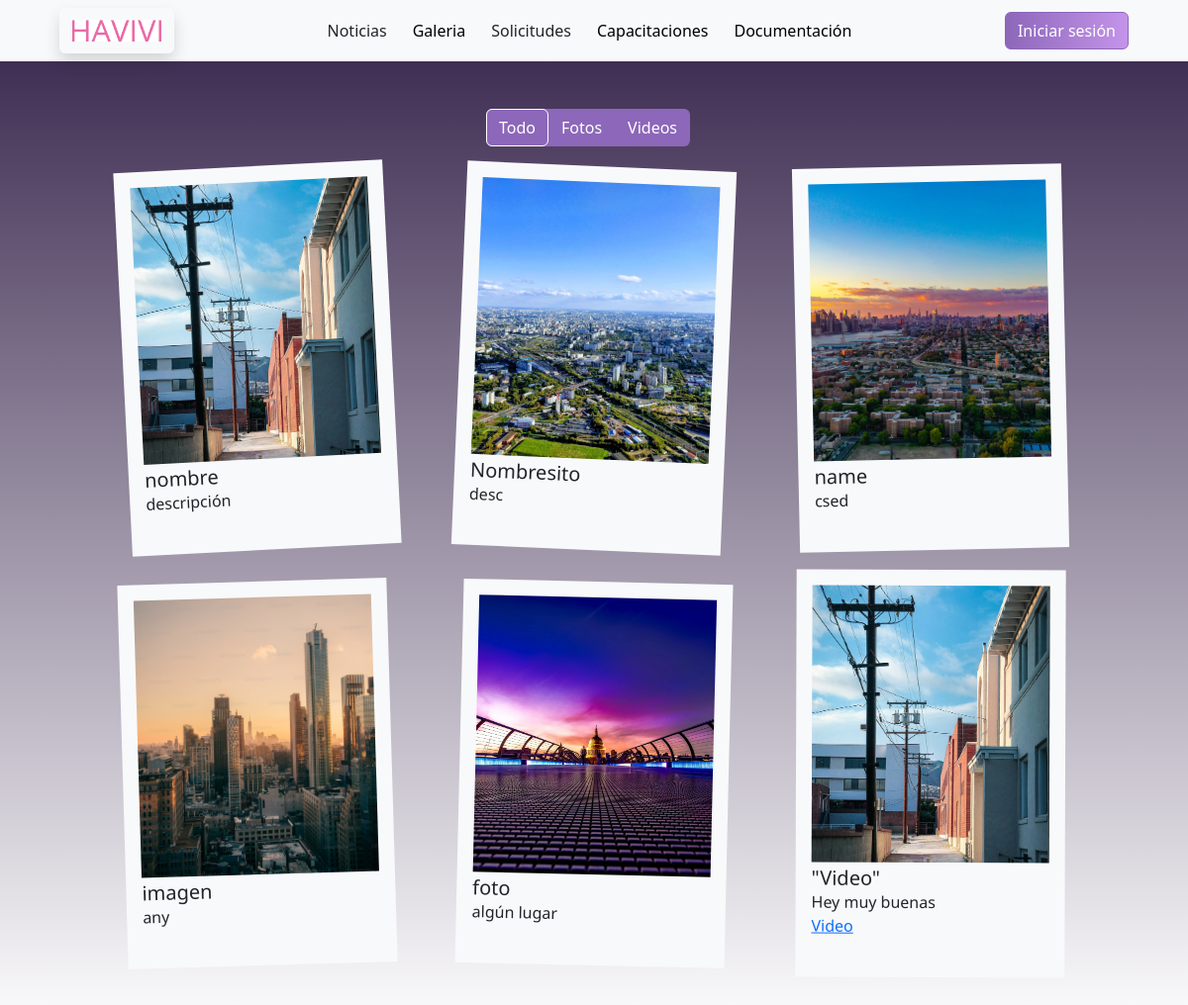
Page /galeria/ on the committed database.
### main/models.py (models this page shows)
class Galeria(models.Model):
    nombre = models.CharField(max_length=205)
    descripción = models.CharField(max_length=200)
    img_ubi = models.CharField(max_length=200)
    foto_bool = models.BooleanField(default=True)
    link = models.CharField(max_length=200, default="")

### main/views.py (the view)
# urls.py: path('galeria/', views.galeria_view, name="galeria"),
def galeria_view(request):
    galeria = Galeria.objects.all()
    return render(request, 'galeria.html',{
        'galeria' : galeria
    })

### main/templates/galeria.html (shortened to what this page needs)
{% include 'layouts/navBar.html' %}
{% load static %}
{% block styles %}
<link href="https://cdn.jsdelivr.net/npm/bootstrap@5.3.3/dist/css/bootstrap.min.css" rel="stylesheet">
<link rel="stylesheet" type="text/css" href="{% static '/css/galeria.css' %}" />
{% endblock %}
{% block content %}
<section class="p-5">
        <ul class="nav btn-group container-fluid justify-content-center text-center mb-3" id="radio" role="group">
            <li class="nav-item btn-sele rounded-start">
                <label class="btn text-white" for="btnradio1">Todo</label>
            </li>
            <li class="nav-item btn-sele">
                <label class="btn text-white" for="btnradio2">Fotos</label>
            </li>
            <li class="nav-item rounded-end btn-sele">
                <label class="btn text-white" for="btnradio3">Videos</label>
            </li>
        </ul>
    <div class="container-fluid text-center m-auto">
        <div class="row row-cols-4 justify-content-evenly m-auto">
            {%for galeria in galeria%}
            {%if galeria.foto_bool is True%}
            <div class="foto fotos col bg-light m-1 mb-3 pt-3 px-3 pb-4 object-fit-cover align-self-center" data-bs-toggle="modal" data-bs-target="#imagenModal">
                <img src="{% static galeria.img_ubi %}" class="object-fit-cover img-gal">
                <h5 class="m-0 mt-1 text-start">{{galeria.nombre}}</h5>
                <p class="text-start">{{galeria.descripción}}</p>
            </div>
            {%else%}
            <div class="foto videos col bg-light m-1 mb-3 pt-3 px-3 pb-4 object-fit-cover align-self-center" data-bs-toggle="modal" data-bs-target="#imagenModal">
                <img src="{% static galeria.img_ubi %}" class="object-fit-cover img-gal">
                <h5 class="m-0 mt-1 text-start">{{galeria.nombre}}</h5>
                <p class="text-start">{{galeria.descripción}}<br>
                    <a class="text-start" target="_blank" rel="noopener noreferrer" href="{{galeria.link}}">Video</a>
                </p>
            </div>
            {%endif%}
            {%endfor%}
        </div>
    </div>
</section>
{% endblock %}

### main/templates/layouts/navBar.html (shortened to what this page needs)
{% load static %}
{% block styles %}
<link rel="stylesheet" type="text/css" href="{% static '/css/navbar.css' %}" />
<link rel="stylesheet" type="text/css" href="{% static '/css/galeria.css' %}" />
<link href="https://cdn.jsdelivr.net/npm/bootstrap@5.3.3/dist/css/bootstrap.min.css" rel="stylesheet">
{% endblock %}
<nav class="navbar navbar-expand-md navbar-light bg-light px-5 z-3">
    <div class="container-fluid justify-content-center">
        <button type="button" class="btn text-center shadow" onclick="homeRed()">
            <img src="{% static 'img/nav/havivi.png' %}" class="align-self-center m-auto navbar-brand text-center" width="90px">
        </button>
        <div class="collapse navbar-collapse navBarContainer flex-grow-0 mx-auto" id="navbarSupportedContent">
            <ul class="nav text-center">
                <li class="nav-item dropdown">
                    <button type="button" class="btn">
                        Noticias
                    </button>
                </li>
                <li class="nav-item dropdown text-center">
                    <button type="button" class="btn">
                        <a class="text-black text-decoration-none" onclick="galeriaRed()">Galeria</a>
                    </button>
                </li>
                <li class="nav-item dropdown">
                    <button type="button" class="btn">
                        Solicitudes
                    </button>
                </li>
                <li class="nav-item">
                    <button type="button" class="btn">
                        <a class="text-black text-decoration-none" href="#">Capacitaciones</a>
                    </button>
                </li>
                <li class="nav-item">
                    <button type="button" class="btn">
                        <a class="text-black text-decoration-none" href="#">Documentación</a>
                    </button>
                </li>
            </ul>
        </div>
        <button id="inicio-btn" class="btn" type="submit" onclick="loginRedirect()">Iniciar sesión</button>
    </div>
</nav>

### main/static/css/navbar.css (style rules this page uses)
#inicio-btn { border-color: #8D67BA !important; border-style: solid !important; color: white !important; background-image: linear-gradient(90deg, #8D67BA, #C494EA); }

### main/static/css/galeria.css (style rules this page uses)
section { background-image: linear-gradient(#402F54, #fff); }
.btn-group { border-radius: 20px; }
.btn-sele { background-color: #8D67BA; }
.img-gal { width:20vw; height: 35vh; }
.col { height: min-content; width: min-content; transition: 0.5s; }

### rows in the picture
Galeria: img_ubi (picture), nombre "nombre", descripción "descripción"
Galeria: img_ubi (picture), nombre "Nombresito", descripción "desc"
Galeria: img_ubi (picture), nombre "name", descripción "csed"
Galeria: img_ubi (picture), nombre "imagen", descripción "any"
Galeria: img_ubi (picture), nombre "foto", descripción "algún lugar"
Galeria: img_ubi (picture), nombre "\"Video\"", descripción "Hey muy buenas"
